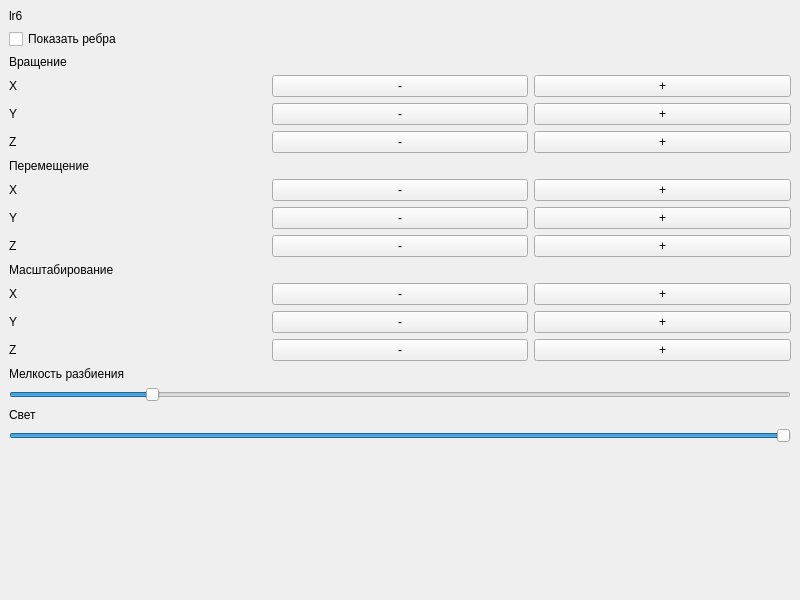
<?xml version="1.0" encoding="UTF-8"?>
<ui version="4.0">
 <class>MainWindow</class>
 <widget class="QMainWindow" name="MainWindow">
  <property name="geometry">
   <rect>
    <x>0</x>
    <y>0</y>
    <width>800</width>
    <height>600</height>
   </rect>
  </property>
  <property name="windowTitle">
   <string>MainWindow</string>
  </property>
  <widget class="QWidget" name="centralwidget">
   <layout class="QHBoxLayout" name="horizontalLayout">
    <item>
     <layout class="QVBoxLayout" name="verticalLayout">
      <item>
       <widget class="QLabel" name="label">
        <property name="text">
         <string>lr6</string>
        </property>
       </widget>
      </item>
      <item>
       <layout class="QHBoxLayout" name="horizontalLayout_5">
        <item>
         <widget class="QCheckBox" name="showEdgesCheckbox">
          <property name="text">
           <string>Показать ребра</string>
          </property>
         </widget>
        </item>
       </layout>
      </item>
      <item>
       <widget class="QLabel" name="label_3">
        <property name="text">
         <string>Вращение</string>
        </property>
       </widget>
      </item>
      <item>
       <layout class="QHBoxLayout" name="horizontalLayout_2">
        <item>
         <widget class="QLabel" name="label_4">
          <property name="text">
           <string>X</string>
          </property>
         </widget>
        </item>
        <item>
         <widget class="QPushButton" name="xRotateMinus">
          <property name="text">
           <string>-</string>
          </property>
         </widget>
        </item>
        <item>
         <widget class="QPushButton" name="xRotatePlus">
          <property name="text">
           <string>+</string>
          </property>
         </widget>
        </item>
       </layout>
      </item>
      <item>
       <layout class="QHBoxLayout" name="horizontalLayout_3">
        <item>
         <widget class="QLabel" name="label_5">
          <property name="text">
           <string>Y</string>
          </property>
         </widget>
        </item>
        <item>
         <widget class="QPushButton" name="yRotateMinus">
          <property name="text">
           <string>-</string>
          </property>
         </widget>
        </item>
        <item>
         <widget class="QPushButton" name="yRotatePlus">
          <property name="text">
           <string>+</string>
          </property>
         </widget>
        </item>
       </layout>
      </item>
      <item>
       <layout class="QHBoxLayout" name="horizontalLayout_4">
        <item>
         <widget class="QLabel" name="label_6">
          <property name="text">
           <string>Z</string>
          </property>
         </widget>
        </item>
        <item>
         <widget class="QPushButton" name="zRotateMinus">
          <property name="text">
           <string>-</string>
          </property>
         </widget>
        </item>
        <item>
         <widget class="QPushButton" name="zRotatePlus">
          <property name="text">
           <string>+</string>
          </property>
         </widget>
        </item>
       </layout>
      </item>
      <item>
       <widget class="QLabel" name="label_7">
        <property name="text">
         <string>Перемещение</string>
        </property>
       </widget>
      </item>
      <item>
       <layout class="QHBoxLayout" name="horizontalLayout_6">
        <item>
         <widget class="QLabel" name="label_2">
          <property name="text">
           <string>X</string>
          </property>
         </widget>
        </item>
        <item>
         <widget class="QPushButton" name="xTranslateMinus">
          <property name="text">
           <string>-</string>
          </property>
         </widget>
        </item>
        <item>
         <widget class="QPushButton" name="xTranslatePlus">
          <property name="text">
           <string>+</string>
          </property>
         </widget>
        </item>
       </layout>
      </item>
      <item>
       <layout class="QHBoxLayout" name="horizontalLayout_7">
        <item>
         <widget class="QLabel" name="label_8">
          <property name="text">
           <string>Y</string>
          </property>
         </widget>
        </item>
        <item>
         <widget class="QPushButton" name="yTranslateMinus">
          <property name="text">
           <string>-</string>
          </property>
         </widget>
        </item>
        <item>
         <widget class="QPushButton" name="yTranslatePlus">
          <property name="text">
           <string>+</string>
          </property>
         </widget>
        </item>
       </layout>
      </item>
      <item>
       <layout class="QHBoxLayout" name="horizontalLayout_8">
        <item>
         <widget class="QLabel" name="label_9">
          <property name="text">
           <string>Z</string>
          </property>
         </widget>
        </item>
        <item>
         <widget class="QPushButton" name="zTranslateMinus">
          <property name="text">
           <string>-</string>
          </property>
         </widget>
        </item>
        <item>
         <widget class="QPushButton" name="zTranslatePlus">
          <property name="text">
           <string>+</string>
          </property>
         </widget>
        </item>
       </layout>
      </item>
      <item>
       <widget class="QLabel" name="label_10">
        <property name="text">
         <string>Масштабирование</string>
        </property>
       </widget>
      </item>
      <item>
       <layout class="QHBoxLayout" name="horizontalLayout_9">
        <item>
         <widget class="QLabel" name="label_11">
          <property name="text">
           <string>X</string>
          </property>
         </widget>
        </item>
        <item>
         <widget class="QPushButton" name="xScaleMinus">
          <property name="text">
           <string>-</string>
          </property>
         </widget>
        </item>
        <item>
         <widget class="QPushButton" name="xScalePlus">
          <property name="text">
           <string>+</string>
          </property>
         </widget>
        </item>
       </layout>
      </item>
      <item>
       <layout class="QHBoxLayout" name="horizontalLayout_10">
        <item>
         <widget class="QLabel" name="label_12">
          <property name="text">
           <string>Y</string>
          </property>
         </widget>
        </item>
        <item>
         <widget class="QPushButton" name="yScaleMinus">
          <property name="text">
           <string>-</string>
          </property>
         </widget>
        </item>
        <item>
         <widget class="QPushButton" name="yScalePlus">
          <property name="text">
           <string>+</string>
          </property>
         </widget>
        </item>
       </layout>
      </item>
      <item>
       <layout class="QHBoxLayout" name="horizontalLayout_11">
        <item>
         <widget class="QLabel" name="label_13">
          <property name="text">
           <string>Z</string>
          </property>
         </widget>
        </item>
        <item>
         <widget class="QPushButton" name="zScaleMinus">
          <property name="text">
           <string>-</string>
          </property>
         </widget>
        </item>
        <item>
         <widget class="QPushButton" name="zScalePlus">
          <property name="text">
           <string>+</string>
          </property>
         </widget>
        </item>
       </layout>
      </item>
      <item>
       <widget class="QLabel" name="label_14">
        <property name="text">
         <string>Мелкость разбиения</string>
        </property>
       </widget>
      </item>
      <item>
       <widget class="QSlider" name="densitySpacer">
        <property name="minimum">
         <number>3</number>
        </property>
        <property name="value">
         <number>20</number>
        </property>
        <property name="orientation">
         <enum>Qt::Horizontal</enum>
        </property>
       </widget>
      </item>
      <item>
       <widget class="QLabel" name="label_15">
        <property name="text">
         <string>Свет</string>
        </property>
       </widget>
      </item>
      <item>
       <widget class="QSlider" name="lightSlider">
        <property name="maximum">
         <number>100</number>
        </property>
        <property name="value">
         <number>100</number>
        </property>
        <property name="orientation">
         <enum>Qt::Horizontal</enum>
        </property>
       </widget>
      </item>
      <item>
       <spacer name="verticalSpacer">
        <property name="orientation">
         <enum>Qt::Vertical</enum>
        </property>
        <property name="sizeHint" stdset="0">
         <size>
          <width>20</width>
          <height>40</height>
         </size>
        </property>
       </spacer>
      </item>
     </layout>
    </item>
   </layout>
  </widget>
 </widget>
 <resources/>
 <connections/>
</ui>
